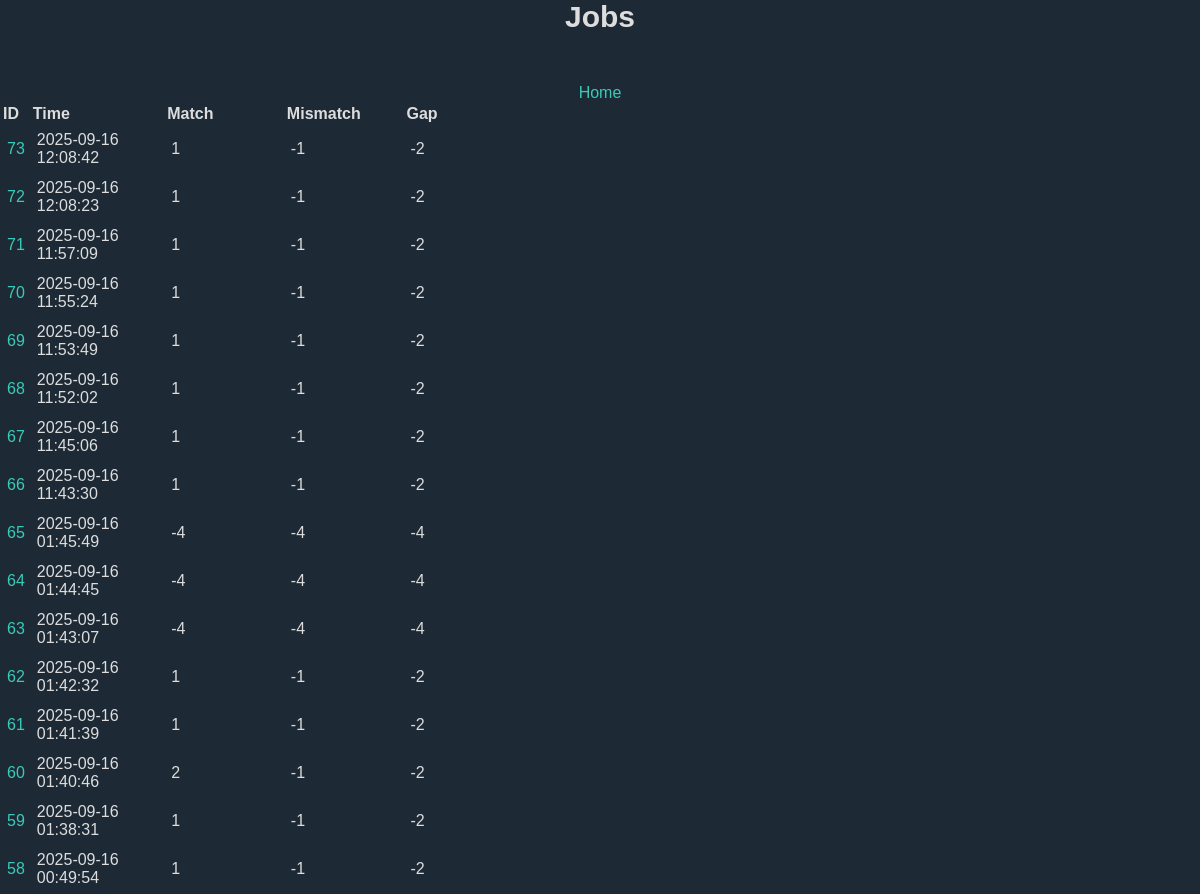
/jobs (upper part), run on an earlier commit of the app's database.
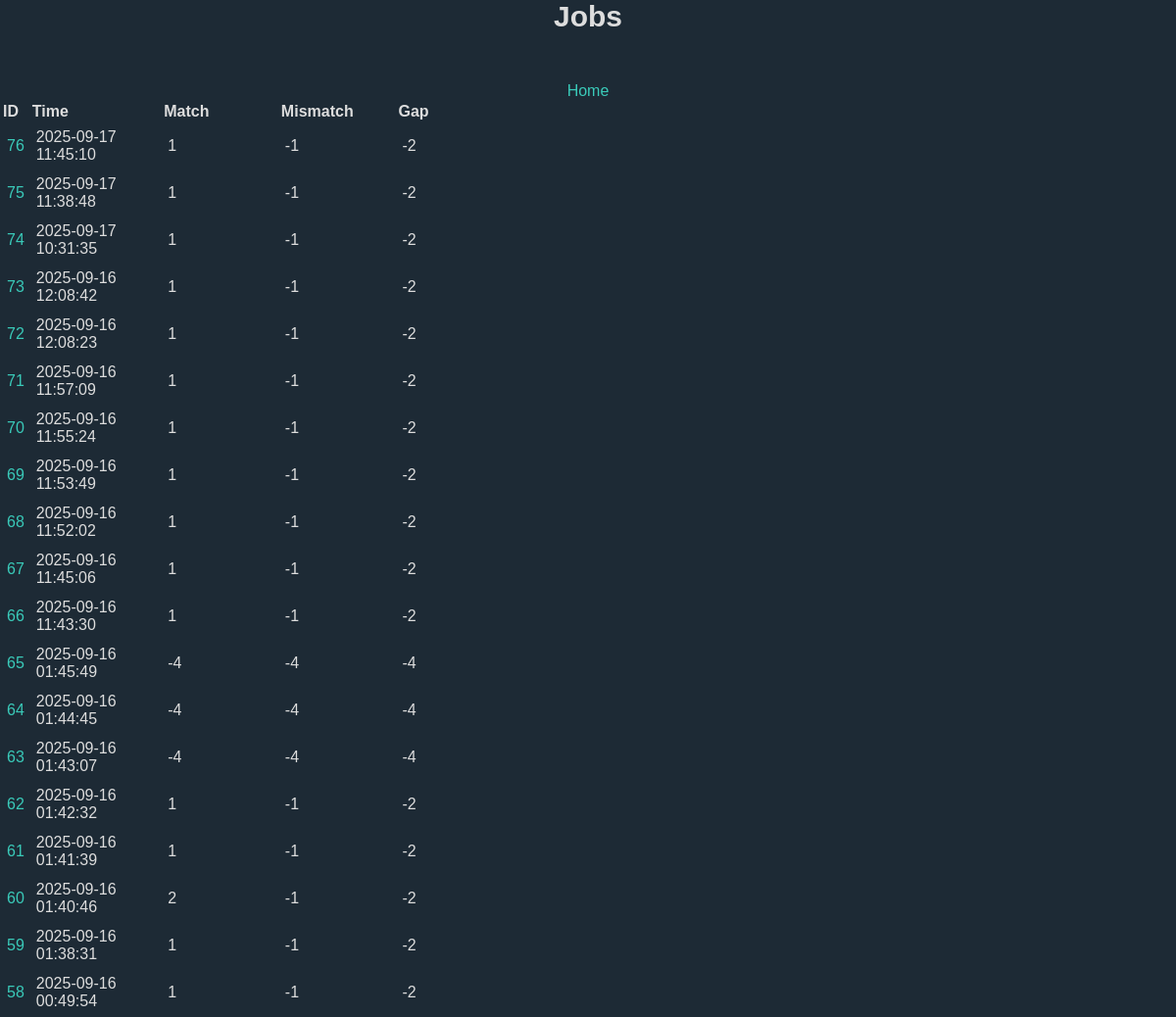
And on a later commit of the database.
### tables this page shows
CREATE TABLE jobs (
    current_time TEXT DEFAULT (datetime('now', 'localtime')),
    match_score INT,
    mismatch INT,
    gap INT,
    nw_seq1_name TEXT,
    nw_seq2_name TEXT,
    nw_result TEXT,
    sw_seq1_name TEXT,
    sw_seq2_name TEXT,
    sw_result TEXT
);

### app.py (the view)
@app.route("/jobs")
def get_jobs():
    db = get_db()
    cursor = db.cursor() # type: ignore
    cursor.execute("SELECT rowid, * FROM jobs WHERE match_score IS NOT NULL ORDER BY rowid DESC")
    results = cursor.fetchall()
    job_id = cursor.lastrowid
    return render_template("jobs.html",results=results, job_id=job_id)

### app.py (called while the page is built)
def get_db():
    db = getattr(g, "_database", None)
    if db is None:
        db = g._database = sqlite3.connect(DATABASE)
        db.row_factory = sqlite3.Row
        return db

@app.teardown_appcontext
def close_conneciton(exception):
    db = getattr(g, "_database", None)
    if db is not None:
        db.close()

### templates/jobs.html
{% extends "base.html" %}
{% block body %}
<div class="content">
    <div class="pageTitle">Jobs</div>
    <div class="options"><a href="/">Home</a></div>
    <div class="job-list">
    <table>
        <tr>
            <th>ID</th>
            <th>Time</th>
            <th>Match</th>
            <th>Mismatch</th>
            <th>Gap</th>
        </tr>
        {% for job in results %}
            <tr>
                <td><a href="{{ url_for('get_job_by_id', job_id=job['rowid']) }}">{{ job["rowid"] }}</td></a>
                <td>{{ job[1] }}</td>
                <td>{{ job[2] }}</td>
                <td>{{ job[3] }}</td>
                <td>{{ job[4] }}</td>
            </tr>
        {% endfor %}
    </table>
    </div>
</div>
{% endblock %}

### templates/base.html (shortened to what this page needs)
<!DOCTYPE html>
<html lang="en">
<head>
    <link rel="stylesheet" type="text/css" href="{{ url_for('static', filename='styles.css') }}">
    <link rel="stylesheet" href="https://cdnjs.cloudflare.com/ajax/libs/font-awesome/4.7.0/css/font-awesome.min.css">
</head>
<body>
    {% block body %} {% endblock %}
</body>
</html>

### static/styles.css (style rules this page uses)
html { font-family: Arial, Helvetica, sans-serif; color:rgb(221, 221, 221); text-align: center; height: 100%; margin: 0; padding: 0; }
.pageTitle { text-align: center; font-size: 30px; font-weight: bold; margin-bottom: 50px; }
body { background-color: #1d2a35; background-repeat: no-repeat; background-position: center center; background-attachment: fixed; background-size: cover; background-blend-mode: overlay; height: 100%; margin: 0; padding: 0; }
.job-list { text-align: left; }
.job-list td { text-align: left; padding:5px; }
a:link { color:rgb(58, 202, 185); background-color: transparent; text-decoration: none; }

What changed in the data, as far as the page shows it:
added jobs: rowid "76", current_time "2025-09-17 11:45:10", match_score "1", mismatch "-1", gap "-2"
added jobs: rowid "75", current_time "2025-09-17 11:38:48", match_score "1", mismatch "-1", gap "-2"
added jobs: rowid "74", current_time "2025-09-17 10:31:35", match_score "1", mismatch "-1", gap "-2"
